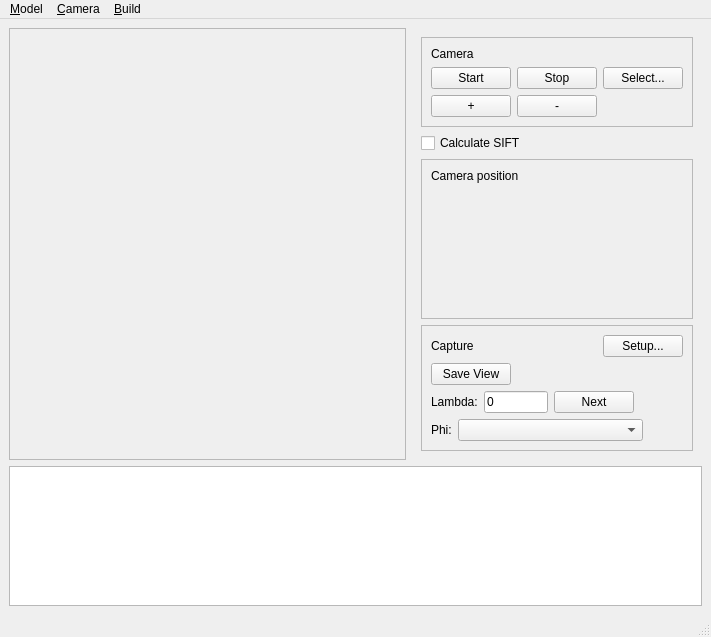
<?xml version="1.0" encoding="UTF-8"?>
<ui version="4.0">
 <class>ModelBuilder</class>
 <widget class="QMainWindow" name="ModelBuilder">
  <property name="geometry">
   <rect>
    <x>0</x>
    <y>0</y>
    <width>711</width>
    <height>624</height>
   </rect>
  </property>
  <property name="windowTitle">
   <string>Model Builder</string>
  </property>
  <widget class="QWidget" name="centralwidget">
   <layout class="QVBoxLayout" name="verticalLayout">
    <item>
     <layout class="QHBoxLayout" name="horizontalLayout_5">
      <item>
       <widget class="QScrollArea" name="scrollArea">
        <property name="sizePolicy">
         <sizepolicy hsizetype="Expanding" vsizetype="Expanding">
          <horstretch>1</horstretch>
          <verstretch>0</verstretch>
         </sizepolicy>
        </property>
        <property name="widgetResizable">
         <bool>true</bool>
        </property>
        <widget class="QWidget" name="scrollAreaWidgetContents">
         <property name="geometry">
          <rect>
           <x>0</x>
           <y>0</y>
           <width>445</width>
           <height>421</height>
          </rect>
         </property>
         <widget class="QLabel" name="cameraView">
          <property name="geometry">
           <rect>
            <x>10</x>
            <y>10</y>
            <width>31</width>
            <height>41</height>
           </rect>
          </property>
          <property name="sizePolicy">
           <sizepolicy hsizetype="Ignored" vsizetype="Ignored">
            <horstretch>1</horstretch>
            <verstretch>1</verstretch>
           </sizepolicy>
          </property>
          <property name="text">
           <string/>
          </property>
         </widget>
        </widget>
       </widget>
      </item>
      <item>
       <widget class="QWidget" name="widget" native="true">
        <property name="minimumSize">
         <size>
          <width>200</width>
          <height>0</height>
         </size>
        </property>
        <layout class="QVBoxLayout" name="verticalLayout_4">
         <item>
          <widget class="QFrame" name="frame">
           <property name="frameShape">
            <enum>QFrame::StyledPanel</enum>
           </property>
           <property name="frameShadow">
            <enum>QFrame::Raised</enum>
           </property>
           <layout class="QVBoxLayout" name="verticalLayout_2">
            <item>
             <widget class="QLabel" name="label_2">
              <property name="text">
               <string>Camera</string>
              </property>
             </widget>
            </item>
            <item>
             <layout class="QHBoxLayout" name="horizontalLayout_4">
              <item>
               <widget class="QPushButton" name="btStartCamera">
                <property name="text">
                 <string>Start</string>
                </property>
               </widget>
              </item>
              <item>
               <widget class="QPushButton" name="btStopCamera">
                <property name="text">
                 <string>Stop</string>
                </property>
               </widget>
              </item>
              <item>
               <widget class="QPushButton" name="btSelectCamera">
                <property name="text">
                 <string>Select...</string>
                </property>
               </widget>
              </item>
             </layout>
            </item>
            <item>
             <layout class="QHBoxLayout" name="horizontalLayout_2">
              <item>
               <widget class="QPushButton" name="btZoomIn">
                <property name="text">
                 <string>+</string>
                </property>
               </widget>
              </item>
              <item>
               <widget class="QPushButton" name="btZoomOut">
                <property name="text">
                 <string>-</string>
                </property>
               </widget>
              </item>
              <item>
               <spacer name="horizontalSpacer">
                <property name="orientation">
                 <enum>Qt::Horizontal</enum>
                </property>
                <property name="sizeHint" stdset="0">
                 <size>
                  <width>20</width>
                  <height>20</height>
                 </size>
                </property>
               </spacer>
              </item>
             </layout>
            </item>
           </layout>
          </widget>
         </item>
         <item>
          <layout class="QHBoxLayout" name="horizontalLayout_6">
           <item>
            <widget class="QCheckBox" name="ckCalcSift">
             <property name="text">
              <string>Calculate SIFT</string>
             </property>
            </widget>
           </item>
           <item>
            <spacer name="horizontalSpacer_7">
             <property name="orientation">
              <enum>Qt::Horizontal</enum>
             </property>
             <property name="sizeHint" stdset="0">
              <size>
               <width>40</width>
               <height>20</height>
              </size>
             </property>
            </spacer>
           </item>
          </layout>
         </item>
         <item>
          <spacer name="verticalSpacer">
           <property name="orientation">
            <enum>Qt::Vertical</enum>
           </property>
           <property name="sizeHint" stdset="0">
            <size>
             <width>20</width>
             <height>40</height>
            </size>
           </property>
          </spacer>
         </item>
         <item>
          <widget class="QFrame" name="frame_3">
           <property name="frameShape">
            <enum>QFrame::StyledPanel</enum>
           </property>
           <property name="frameShadow">
            <enum>QFrame::Raised</enum>
           </property>
           <layout class="QVBoxLayout" name="verticalLayout_5">
            <item>
             <widget class="QLabel" name="label_5">
              <property name="text">
               <string>Camera position</string>
              </property>
             </widget>
            </item>
            <item>
             <widget class="QWidget" name="wwCameraPlacement" native="true">
              <property name="minimumSize">
               <size>
                <width>0</width>
                <height>120</height>
               </size>
              </property>
             </widget>
            </item>
           </layout>
          </widget>
         </item>
         <item>
          <widget class="QFrame" name="frame_2">
           <property name="frameShape">
            <enum>QFrame::StyledPanel</enum>
           </property>
           <property name="frameShadow">
            <enum>QFrame::Raised</enum>
           </property>
           <layout class="QVBoxLayout" name="verticalLayout_3">
            <item>
             <layout class="QHBoxLayout" name="horizontalLayout_8">
              <item>
               <widget class="QLabel" name="label_4">
                <property name="text">
                 <string>Capture</string>
                </property>
               </widget>
              </item>
              <item>
               <spacer name="horizontalSpacer_5">
                <property name="orientation">
                 <enum>Qt::Horizontal</enum>
                </property>
                <property name="sizeHint" stdset="0">
                 <size>
                  <width>40</width>
                  <height>20</height>
                 </size>
                </property>
               </spacer>
              </item>
              <item>
               <widget class="QPushButton" name="btCaptureSetup">
                <property name="text">
                 <string>Setup...</string>
                </property>
               </widget>
              </item>
             </layout>
            </item>
            <item>
             <layout class="QHBoxLayout" name="horizontalLayout_3">
              <item>
               <widget class="QPushButton" name="btSaveView">
                <property name="text">
                 <string>Save View</string>
                </property>
               </widget>
              </item>
              <item>
               <spacer name="horizontalSpacer_4">
                <property name="orientation">
                 <enum>Qt::Horizontal</enum>
                </property>
                <property name="sizeHint" stdset="0">
                 <size>
                  <width>40</width>
                  <height>20</height>
                 </size>
                </property>
               </spacer>
              </item>
             </layout>
            </item>
            <item>
             <layout class="QHBoxLayout" name="horizontalLayout_7">
              <item>
               <widget class="QLabel" name="label_3">
                <property name="text">
                 <string>Lambda:</string>
                </property>
                <property name="buddy">
                 <cstring>txtLambda</cstring>
                </property>
               </widget>
              </item>
              <item>
               <widget class="QLineEdit" name="txtLambda">
                <property name="minimumSize">
                 <size>
                  <width>0</width>
                  <height>0</height>
                 </size>
                </property>
                <property name="maximumSize">
                 <size>
                  <width>64</width>
                  <height>16777215</height>
                 </size>
                </property>
                <property name="inputMask">
                 <string>000; </string>
                </property>
                <property name="text">
                 <string>0</string>
                </property>
                <property name="maxLength">
                 <number>3</number>
                </property>
               </widget>
              </item>
              <item>
               <widget class="QPushButton" name="btNextView">
                <property name="text">
                 <string>Next</string>
                </property>
               </widget>
              </item>
              <item>
               <spacer name="horizontalSpacer_3">
                <property name="orientation">
                 <enum>Qt::Horizontal</enum>
                </property>
                <property name="sizeHint" stdset="0">
                 <size>
                  <width>40</width>
                  <height>20</height>
                 </size>
                </property>
               </spacer>
              </item>
             </layout>
            </item>
            <item>
             <layout class="QHBoxLayout" name="horizontalLayout">
              <item>
               <widget class="QLabel" name="label">
                <property name="text">
                 <string>Phi:</string>
                </property>
                <property name="buddy">
                 <cstring>cbElevation</cstring>
                </property>
               </widget>
              </item>
              <item>
               <widget class="QComboBox" name="cbElevation">
                <property name="sizePolicy">
                 <sizepolicy hsizetype="Preferred" vsizetype="Fixed">
                  <horstretch>1</horstretch>
                  <verstretch>0</verstretch>
                 </sizepolicy>
                </property>
                <property name="editable">
                 <bool>false</bool>
                </property>
               </widget>
              </item>
              <item>
               <spacer name="horizontalSpacer_2">
                <property name="orientation">
                 <enum>Qt::Horizontal</enum>
                </property>
                <property name="sizeHint" stdset="0">
                 <size>
                  <width>40</width>
                  <height>20</height>
                 </size>
                </property>
               </spacer>
              </item>
             </layout>
            </item>
           </layout>
          </widget>
         </item>
        </layout>
       </widget>
      </item>
     </layout>
    </item>
    <item>
     <widget class="QListView" name="lsvImages">
      <property name="enabled">
       <bool>true</bool>
      </property>
      <property name="sizePolicy">
       <sizepolicy hsizetype="Expanding" vsizetype="Fixed">
        <horstretch>0</horstretch>
        <verstretch>0</verstretch>
       </sizepolicy>
      </property>
      <property name="minimumSize">
       <size>
        <width>0</width>
        <height>140</height>
       </size>
      </property>
      <property name="maximumSize">
       <size>
        <width>16777215</width>
        <height>160</height>
       </size>
      </property>
      <property name="iconSize">
       <size>
        <width>80</width>
        <height>60</height>
       </size>
      </property>
      <property name="isWrapping" stdset="0">
       <bool>false</bool>
      </property>
      <property name="spacing">
       <number>4</number>
      </property>
      <property name="viewMode">
       <enum>QListView::IconMode</enum>
      </property>
     </widget>
    </item>
   </layout>
   <zorder>lsvImages</zorder>
   <zorder></zorder>
  </widget>
  <widget class="QMenuBar" name="menubar">
   <property name="geometry">
    <rect>
     <x>0</x>
     <y>0</y>
     <width>711</width>
     <height>23</height>
    </rect>
   </property>
   <widget class="QMenu" name="menuModel">
    <property name="title">
     <string>&amp;Model</string>
    </property>
    <addaction name="actionOpen"/>
    <addaction name="actionNew"/>
    <addaction name="actionClose"/>
    <addaction name="separator"/>
    <addaction name="actionQuit"/>
   </widget>
   <widget class="QMenu" name="menuCamera">
    <property name="enabled">
     <bool>true</bool>
    </property>
    <property name="title">
     <string>&amp;Camera</string>
    </property>
    <addaction name="actionSelectCamera"/>
    <addaction name="actionStartCamera"/>
    <addaction name="actionStopCamera"/>
   </widget>
   <widget class="QMenu" name="menuBuild">
    <property name="title">
     <string>&amp;Build</string>
    </property>
    <addaction name="actUpdateModel"/>
    <addaction name="actRebuildModel"/>
   </widget>
   <addaction name="menuModel"/>
   <addaction name="menuCamera"/>
   <addaction name="menuBuild"/>
  </widget>
  <widget class="QStatusBar" name="statusbar"/>
  <action name="actionOpen">
   <property name="text">
    <string>Open</string>
   </property>
  </action>
  <action name="actionNew">
   <property name="text">
    <string>New</string>
   </property>
  </action>
  <action name="actionClose">
   <property name="text">
    <string>Close</string>
   </property>
  </action>
  <action name="actionQuit">
   <property name="text">
    <string>&amp;Quit</string>
   </property>
   <property name="toolTip">
    <string>Quit</string>
   </property>
   <property name="shortcut">
    <string>Ctrl+Q</string>
   </property>
  </action>
  <action name="actionSelectCamera">
   <property name="text">
    <string>&amp;Select ...</string>
   </property>
  </action>
  <action name="actionStartCamera">
   <property name="text">
    <string>S&amp;tart</string>
   </property>
  </action>
  <action name="actionStopCamera">
   <property name="text">
    <string>Sto&amp;p</string>
   </property>
  </action>
  <action name="actionLoadElevationPreviews">
   <property name="text">
    <string>Load Elevation Previews</string>
   </property>
  </action>
  <action name="actCaptureSetup">
   <property name="text">
    <string>Capture Setup...</string>
   </property>
  </action>
  <action name="actNextLambda">
   <property name="text">
    <string>Next Lambda</string>
   </property>
  </action>
  <action name="actSaveView">
   <property name="text">
    <string>Save view</string>
   </property>
  </action>
  <action name="actUpdateModel">
   <property name="text">
    <string>&amp;Update model</string>
   </property>
   <property name="toolTip">
    <string>Buid the model from current set of images</string>
   </property>
  </action>
  <action name="actRebuildModel">
   <property name="text">
    <string>&amp;Rebuild model</string>
   </property>
  </action>
 </widget>
 <resources/>
 <connections>
  <connection>
   <sender>btStartCamera</sender>
   <signal>clicked()</signal>
   <receiver>actionStartCamera</receiver>
   <slot>trigger()</slot>
   <hints>
    <hint type="sourcelabel">
     <x>572</x>
     <y>82</y>
    </hint>
    <hint type="destinationlabel">
     <x>-1</x>
     <y>-1</y>
    </hint>
   </hints>
  </connection>
  <connection>
   <sender>btStopCamera</sender>
   <signal>clicked()</signal>
   <receiver>actionStopCamera</receiver>
   <slot>trigger()</slot>
   <hints>
    <hint type="sourcelabel">
     <x>643</x>
     <y>82</y>
    </hint>
    <hint type="destinationlabel">
     <x>-1</x>
     <y>-1</y>
    </hint>
   </hints>
  </connection>
  <connection>
   <sender>btSelectCamera</sender>
   <signal>clicked()</signal>
   <receiver>actionSelectCamera</receiver>
   <slot>trigger()</slot>
   <hints>
    <hint type="sourcelabel">
     <x>726</x>
     <y>82</y>
    </hint>
    <hint type="destinationlabel">
     <x>-1</x>
     <y>-1</y>
    </hint>
   </hints>
  </connection>
  <connection>
   <sender>cbElevation</sender>
   <signal>currentIndexChanged(int)</signal>
   <receiver>actionLoadElevationPreviews</receiver>
   <slot>trigger()</slot>
   <hints>
    <hint type="sourcelabel">
     <x>682</x>
     <y>375</y>
    </hint>
    <hint type="destinationlabel">
     <x>-1</x>
     <y>-1</y>
    </hint>
   </hints>
  </connection>
  <connection>
   <sender>btCaptureSetup</sender>
   <signal>clicked()</signal>
   <receiver>actCaptureSetup</receiver>
   <slot>trigger()</slot>
   <hints>
    <hint type="sourcelabel">
     <x>688</x>
     <y>272</y>
    </hint>
    <hint type="destinationlabel">
     <x>-1</x>
     <y>-1</y>
    </hint>
   </hints>
  </connection>
  <connection>
   <sender>btNextView</sender>
   <signal>clicked()</signal>
   <receiver>actNextLambda</receiver>
   <slot>trigger()</slot>
   <hints>
    <hint type="sourcelabel">
     <x>654</x>
     <y>332</y>
    </hint>
    <hint type="destinationlabel">
     <x>-1</x>
     <y>-1</y>
    </hint>
   </hints>
  </connection>
  <connection>
   <sender>btSaveView</sender>
   <signal>clicked()</signal>
   <receiver>actSaveView</receiver>
   <slot>trigger()</slot>
   <hints>
    <hint type="sourcelabel">
     <x>549</x>
     <y>302</y>
    </hint>
    <hint type="destinationlabel">
     <x>-1</x>
     <y>-1</y>
    </hint>
   </hints>
  </connection>
 </connections>
</ui>
